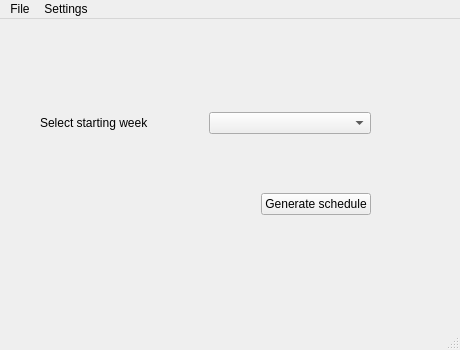
<?xml version="1.0" encoding="UTF-8"?>
<ui version="4.0">
 <class>MainWindow</class>
 <widget class="QMainWindow" name="MainWindow">
  <property name="geometry">
   <rect>
    <x>0</x>
    <y>0</y>
    <width>460</width>
    <height>350</height>
   </rect>
  </property>
  <property name="minimumSize">
   <size>
    <width>460</width>
    <height>350</height>
   </size>
  </property>
  <property name="maximumSize">
   <size>
    <width>460</width>
    <height>350</height>
   </size>
  </property>
  <property name="windowTitle">
   <string>Cleaning Schedule Generator</string>
  </property>
  <property name="tabShape">
   <enum>QTabWidget::Rounded</enum>
  </property>
  <widget class="QWidget" name="centralwidget">
   <widget class="QWidget" name="verticalLayoutWidget">
    <property name="geometry">
     <rect>
      <x>40</x>
      <y>40</y>
      <width>331</width>
      <height>211</height>
     </rect>
    </property>
    <layout class="QVBoxLayout" name="verticalLayout">
     <item>
      <layout class="QHBoxLayout" name="horizontalLayout">
       <item>
        <widget class="QLabel" name="label">
         <property name="text">
          <string>Select starting week</string>
         </property>
        </widget>
       </item>
       <item>
        <widget class="QComboBox" name="comboBox"/>
       </item>
      </layout>
     </item>
     <item>
      <layout class="QHBoxLayout" name="horizontalLayout_2">
       <item>
        <spacer name="horizontalSpacer">
         <property name="orientation">
          <enum>Qt::Horizontal</enum>
         </property>
         <property name="sizeHint" stdset="0">
          <size>
           <width>40</width>
           <height>20</height>
          </size>
         </property>
        </spacer>
       </item>
       <item>
        <widget class="QPushButton" name="pushButton">
         <property name="text">
          <string>Generate schedule</string>
         </property>
        </widget>
       </item>
      </layout>
     </item>
    </layout>
   </widget>
  </widget>
  <widget class="QMenuBar" name="menubar">
   <property name="geometry">
    <rect>
     <x>0</x>
     <y>0</y>
     <width>460</width>
     <height>21</height>
    </rect>
   </property>
   <widget class="QMenu" name="menuFile">
    <property name="title">
     <string>File</string>
    </property>
    <addaction name="actionExit"/>
   </widget>
   <widget class="QMenu" name="menuSettings">
    <property name="title">
     <string>Settings</string>
    </property>
    <addaction name="actionAdd_Room"/>
    <addaction name="actionPreferences"/>
   </widget>
   <addaction name="menuFile"/>
   <addaction name="menuSettings"/>
  </widget>
  <widget class="QStatusBar" name="statusbar"/>
  <action name="actionExit">
   <property name="text">
    <string>Exit</string>
   </property>
  </action>
  <action name="actionPreferences">
   <property name="text">
    <string>Preferences</string>
   </property>
  </action>
  <action name="actionAdd_Room">
   <property name="text">
    <string>Add Room</string>
   </property>
  </action>
 </widget>
 <resources/>
 <connections/>
</ui>
